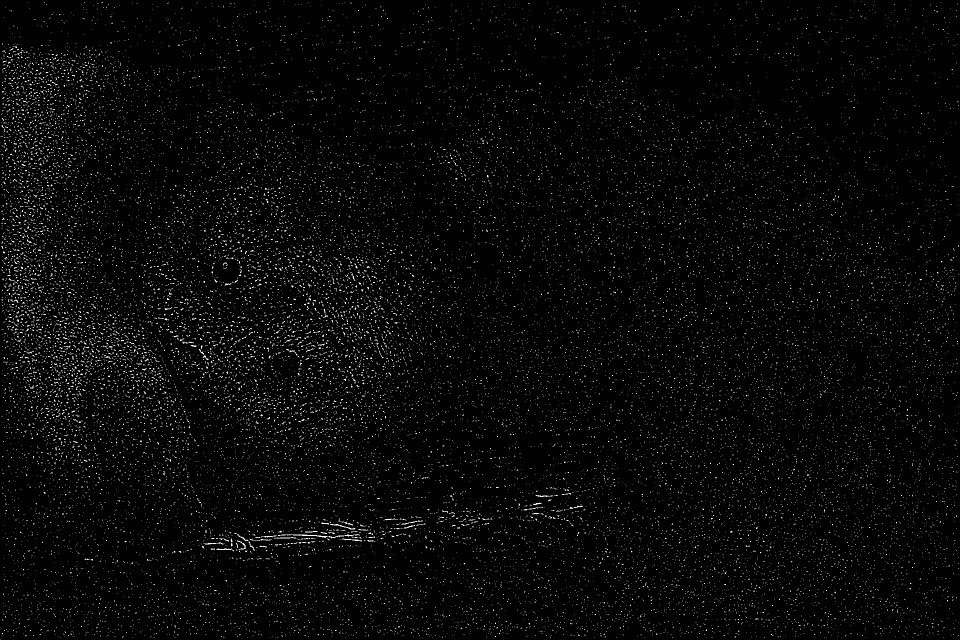
#> input picture dataset/save/05/depth_map/output1.jpg, 1920 x 1280 px, given in place of _onlyoutput1.jpg, which was not available (shown at 1/2 size)
$ python depth_from_focus.py ../dataset/save/05/depth_map   (older library calls are emulated)
#> lines starting #> are read from the running program, lines starting #| are printed output that depends on the picture; pictures that were not available may be replaced by others from this repository, and a replacement may not be noted
### Codes/utils.py
import os
import cv2
import numpy as np

# General
WEIGHTS = np.array(
        [[0, 0, 1, 2, 1, 0, 0],
        [0, 1, 2, 3, 2, 1, 0],
        [1, 2, 3, 4, 3, 2, 1],
        [2, 3, 4, 5, 4, 3, 2],
        [1, 2, 3, 4, 3, 2, 1],
        [0, 1, 2, 3, 2, 1, 0],
        [0, 0, 1, 2, 1, 0, 0]])

def convert_to_grayscale(img):
    imGray = cv2.cvtColor(img, cv2.COLOR_BGR2GRAY)
    return imGray

def read_image(image_path):
#> called with image_path = '_onlyoutput1.jpg'
    img = cv2.imread(image_path, cv2.IMREAD_COLOR)
#> img is the input picture: shape (1280, 1920, 3); min 0, max 255, mean 7
    return img

def save_image(save_path, save_as, img):
    if not os.path.exists(save_path):
        os.makedirs(save_path)

    cv2.imwrite(save_path+save_as, img)

# [8 lines left out: function find_all_files, not called in this run]

def read_images_from_path(img_path):
    img_list = []

    for root, dirs, files in os.walk(img_path):
        for file in files:
            img_list.append(read_image(root + file))

    return img_list

def normalize(x):
    max_, min_ = np.max(x), np.min(x)
    normalized = (x - min_) /(max_ - min_)
    return normalized

### Codes/depth_from_focus.py
from pygco import cut_simple
from utils import *

import argparse
import cv2
import numpy as np

def focus_stack(aligned_img, gaussian_size, laplacian_size):
    imGray = convert_to_grayscale(aligned_img)
    gaussian_img = cv2.GaussianBlur(imGray, (gaussian_size, gaussian_size), 0)
    laplacian_img = cv2.Laplacian(gaussian_img, cv2.CV_64F, ksize=laplacian_size)

    return laplacian_img

def focus_measure_cal(cost_volume, kernel_size=9):
    focus_measure = np.zeros_like(cost_volume)
    kernel = np.ones((kernel_size, kernel_size))

    for i in range(len(cost_volume)):
        focus_img = cost_volume[i]
        focus_measure[i] = focus_img*focus_img
        focus_measure[i] = cv2.filter2D(focus_measure[i], -1, kernel)

    return focus_measure

def all_in_focus(img_list, cost_volume, kernel_size, gaussian_size):
    bgr_imgs = np.asarray(img_list)

    all_in_focus_img = np.zeros_like(bgr_imgs[0])
    height, width, channels = all_in_focus_img.shape

    focus_measure = focus_measure_cal(cost_volume, kernel_size)
    argmax = np.argmax(focus_measure, axis=0)

    normalized = 255 - (normalize(argmax) * 255)
    depth_map = cv2.GaussianBlur(normalized, (gaussian_size, gaussian_size), 0)

    for i in range(height):
        for j in range(width):
            idx = argmax[i, j]
            all_in_focus_img[i, j, :] = bgr_imgs[idx, i, j, :]

    return depth_map, all_in_focus_img

"""
def graph_cut(cost_volume, unary_scale, pair_scale, n_iter):
    n = len(cost_volume)
    ii, jj = np.meshgrid(range(n), range(n))

    unary_cost = normalize(np.stack(cost_volume, axis=-1)) * unary_scale
    pairwise_cost = np.abs(ii - jj) * pair_scale

    graph_img = cut_simple(unary_cost.astype(np.int32), pairwise_cost.astype(np.int32), n_iter)

    return graph_img
"""

def main(base_path):
    img_path = base_path + "align/"
    focus_save_path  = base_path + "focus_stack/"
    depth_save_path = base_path + "depth_map/"
    all_focus_save_path = base_path + "all_in_focus/"
    graph_save_path = base_path + "graph_cut/"
    wmf_save_path = base_path + "wmf/"
    save_as = "output.jpg"

    img_list = read_images_from_path(img_path)
#> img_list = 1 item
    stacked_focus_imgs = []

    print("Stacking focus using LoG ... ")
    for i, aligned_img in enumerate(img_list):
        focus_save_as = "focus_" + str(i) + ".jpg"

        laplacian_img = focus_stack(aligned_img, gaussian_size=5, laplacian_size=5)
        stacked_focus_imgs.append(laplacian_img)

        print("... Saving images ...")
        save_image(focus_save_path, focus_save_as, laplacian_img)
#> this loop made 1 pass
#> focus_save_as on pass 1: 'focus_0.jpg'
#> (printed output is left out)
#> pass 1, in focus_stack, `laplacian_img = cv2.Laplacian(gaussian_img, cv2.CV_64F, ksize=laplacia..`:
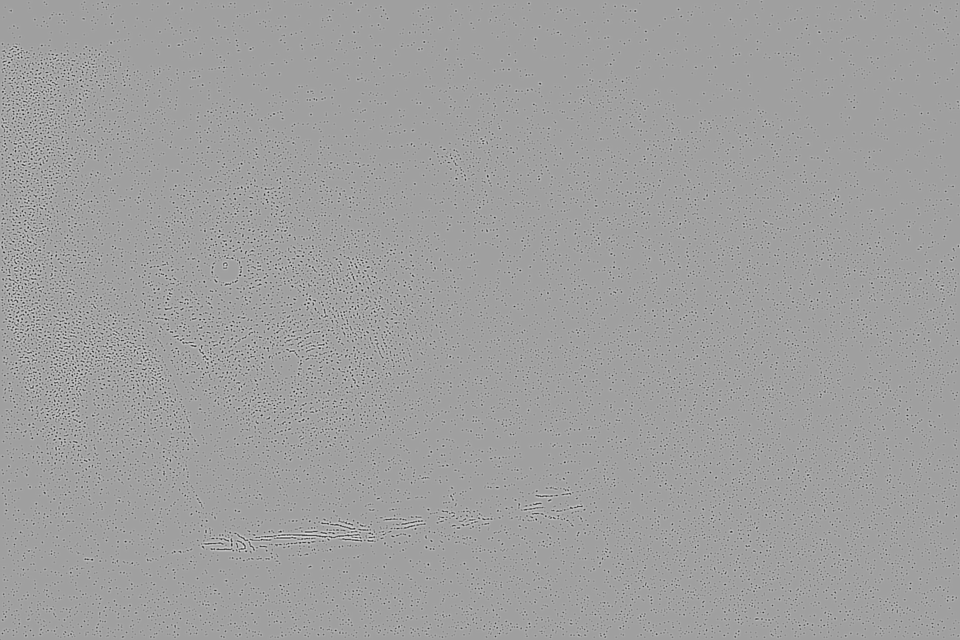
#> laplacian_img: shape (1280, 1920) float64 (shown at 1/2 size); min -6514, max 3880, mean 0; drawn with min black and max white
#> pass 1, in save_image, `cv2.imwrite(save_path+save_as, img)`:
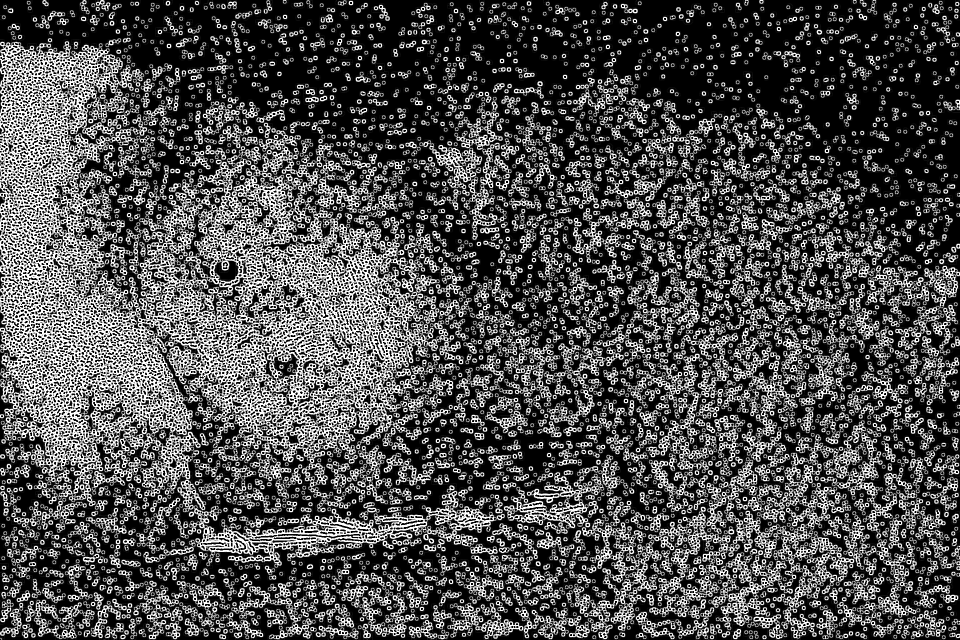
#> saved as focus_0.jpg: shape (1280, 1920) (shown at 1/2 size); min 0, max 255, mean 78.9
#> after the loop, stacked_focus_imgs = 1 item

    cost_volume = np.asarray(stacked_focus_imgs)

    print("Extracting focus from each images ...")
    depth_map, all_in_focus_img = all_in_focus(img_list, cost_volume, kernel_size=64, gaussian_size=5)
#> the loop in focus_measure_cal, `for i in range(len(cost_volume)):` made 1 pass
#> in all_in_focus, `argmax = np.argmax(focus_measure, axis=0)`: argmax: shape (1280, 1920) int64; every value is 0
#> in normalize, `max_, min_ = np.max(x), np.min(x)`: max_ = 0
#> in normalize, `normalized = (x - min_) /(max_ - min_)`: normalized: shape (1280, 1920) float64; every value is NaN or infinite
    print("Saving depth-from-focus image : ", depth_save_path)
    save_image(depth_save_path, save_as, depth_map)
    print("Saving all-in-focus image : ", all_focus_save_path)
    save_image(all_focus_save_path, save_as, all_in_focus_img)

if __name__ == '__main__':
    parser = argparse.ArgumentParser(description="Depth from Focus")
    parser.add_argument('base_path',
                        default="../dataset/save/07/",
                        help="Base directory")
    args = parser.parse_args()

    base_path = args.base_path

    main(base_path)

$ run again, on dataset/save/05/depth_map/output25.jpg
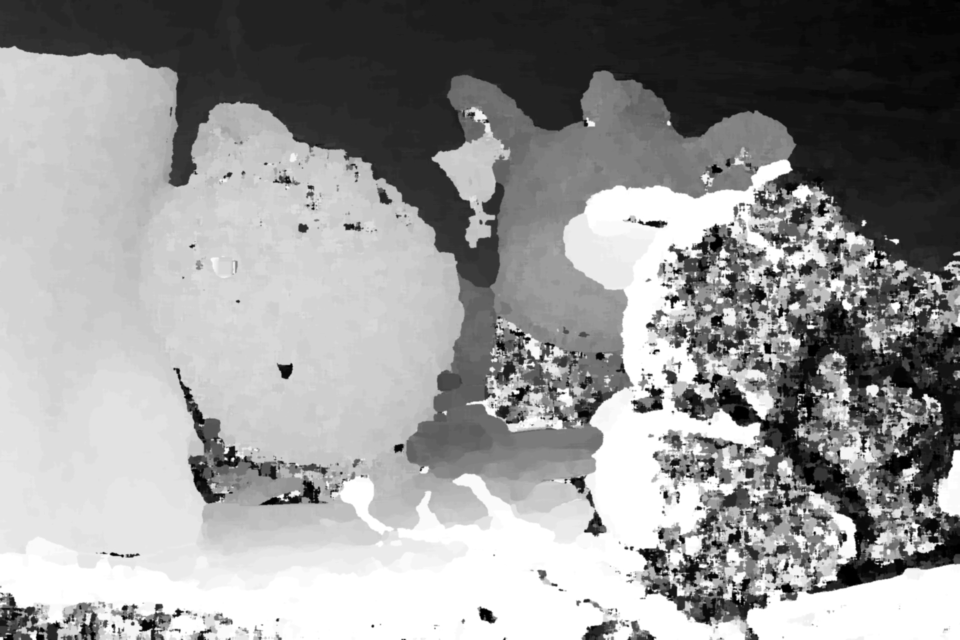
#> input picture dataset/save/05/depth_map/output25.jpg, 1920 x 1280 px, given in place of _onlyoutput25.jpg, which was not available (shown at 1/2 size)
#> in read_image, img is the input picture: shape (1280, 1920, 3); min 0, max 255, mean 148.9
#> img_list = 1 item
#> the loop in main, `for i, aligned_img in enumerate(img_list):` made 1 pass
#> focus_save_as on pass 1: 'focus_0.jpg'
#> (printed output is left out)
#> pass 1, in focus_stack, `laplacian_img = cv2.Laplacian(gaussian_img, cv2.CV_64F, ksize=laplacia..`:
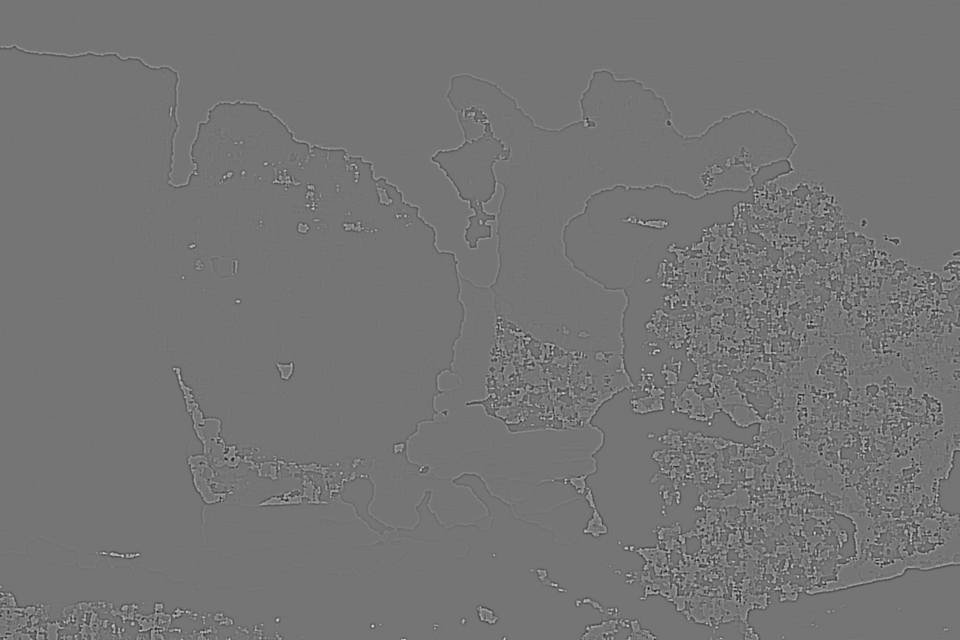
#> laplacian_img: shape (1280, 1920) float64 (shown at 1/2 size); min -3408, max 4014, mean 0; drawn with min black and max white
#> pass 1, in save_image, `cv2.imwrite(save_path+save_as, img)`:
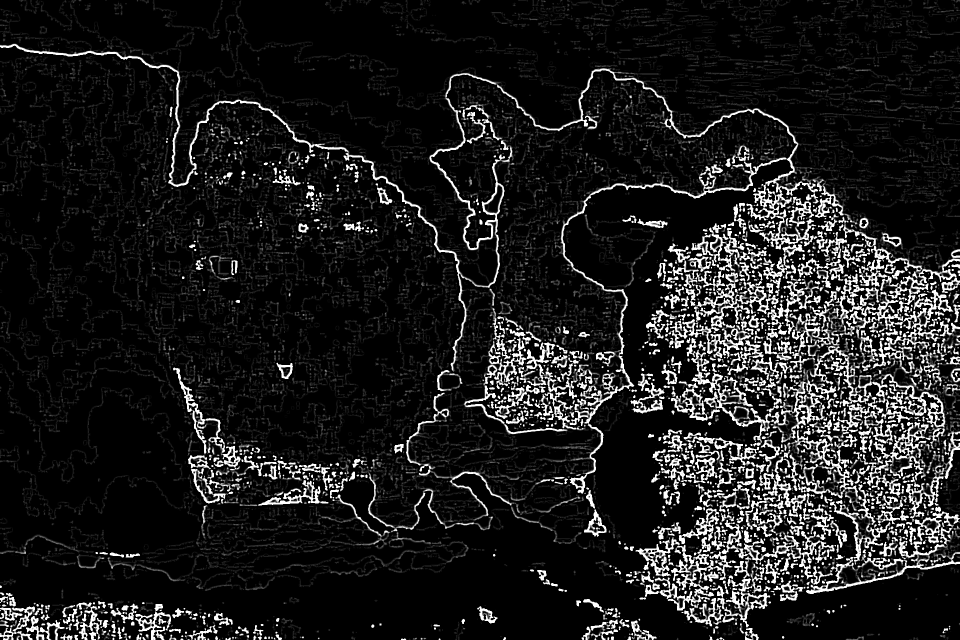
#> saved as focus_0.jpg: shape (1280, 1920) (shown at 1/2 size); min 0, max 255, mean 29.3
#> the loop in focus_measure_cal, `for i in range(len(cost_volume)):` made 1 pass
#> argmax: shape (1280, 1920) int64; every value is 0
#> max_ = 0
#> normalized: shape (1280, 1920) float64; every value is NaN or infinite

$ run again, on dataset/save/05/depth_map/output4.jpg
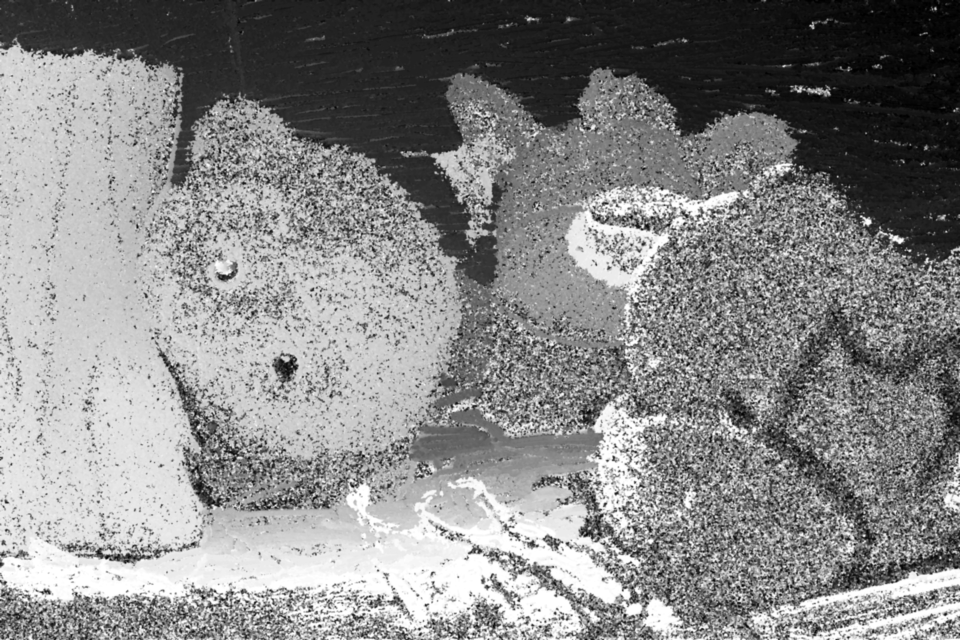
#> input picture dataset/save/05/depth_map/output4.jpg, 1920 x 1280 px, given in place of _onlyoutput4.jpg, which was not available (shown at 1/2 size)
#> in read_image, img is the input picture: shape (1280, 1920, 3); min 0, max 255, mean 135.7
#> img_list = 1 item
#> the loop in main, `for i, aligned_img in enumerate(img_list):` made 1 pass
#> focus_save_as on pass 1: 'focus_0.jpg'
#> (printed output is left out)
#> pass 1, in focus_stack, `laplacian_img = cv2.Laplacian(gaussian_img, cv2.CV_64F, ksize=laplacia..`:
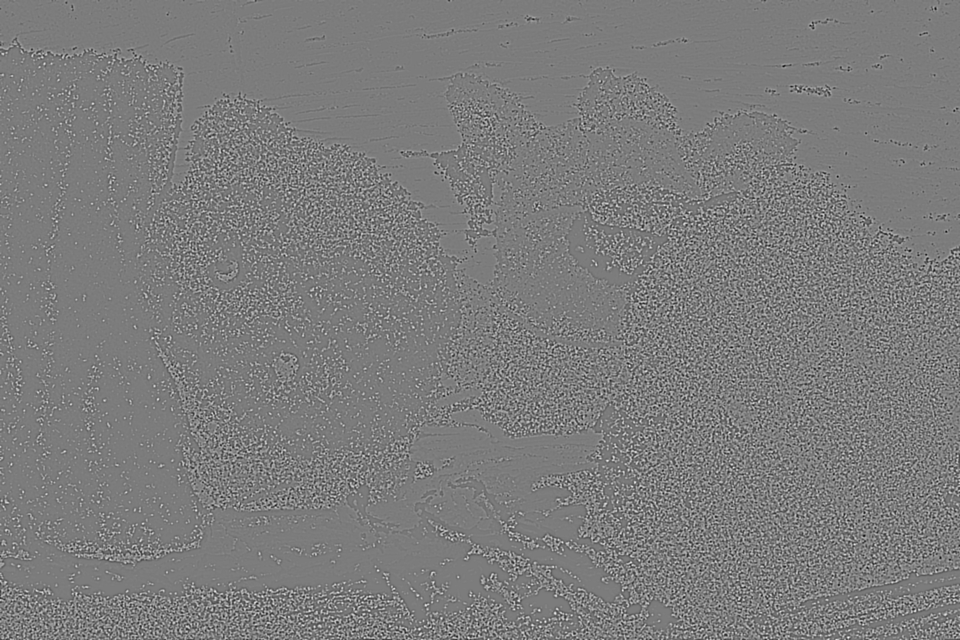
#> laplacian_img: shape (1280, 1920) float64 (shown at 1/2 size); min -3230, max 3390, mean -0.1; drawn with min black and max white
#> pass 1, in save_image, `cv2.imwrite(save_path+save_as, img)`:
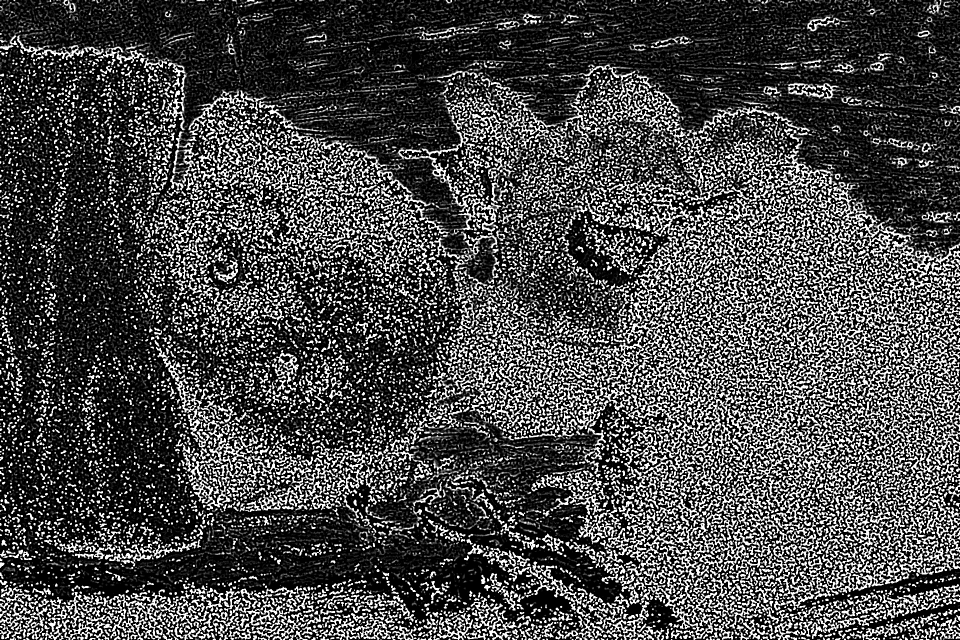
#> saved as focus_0.jpg: shape (1280, 1920) (shown at 1/2 size); min 0, max 255, mean 72.6
#> the loop in focus_measure_cal, `for i in range(len(cost_volume)):` made 1 pass
#> argmax: shape (1280, 1920) int64; every value is 0
#> max_ = 0
#> normalized: shape (1280, 1920) float64; every value is NaN or infinite
